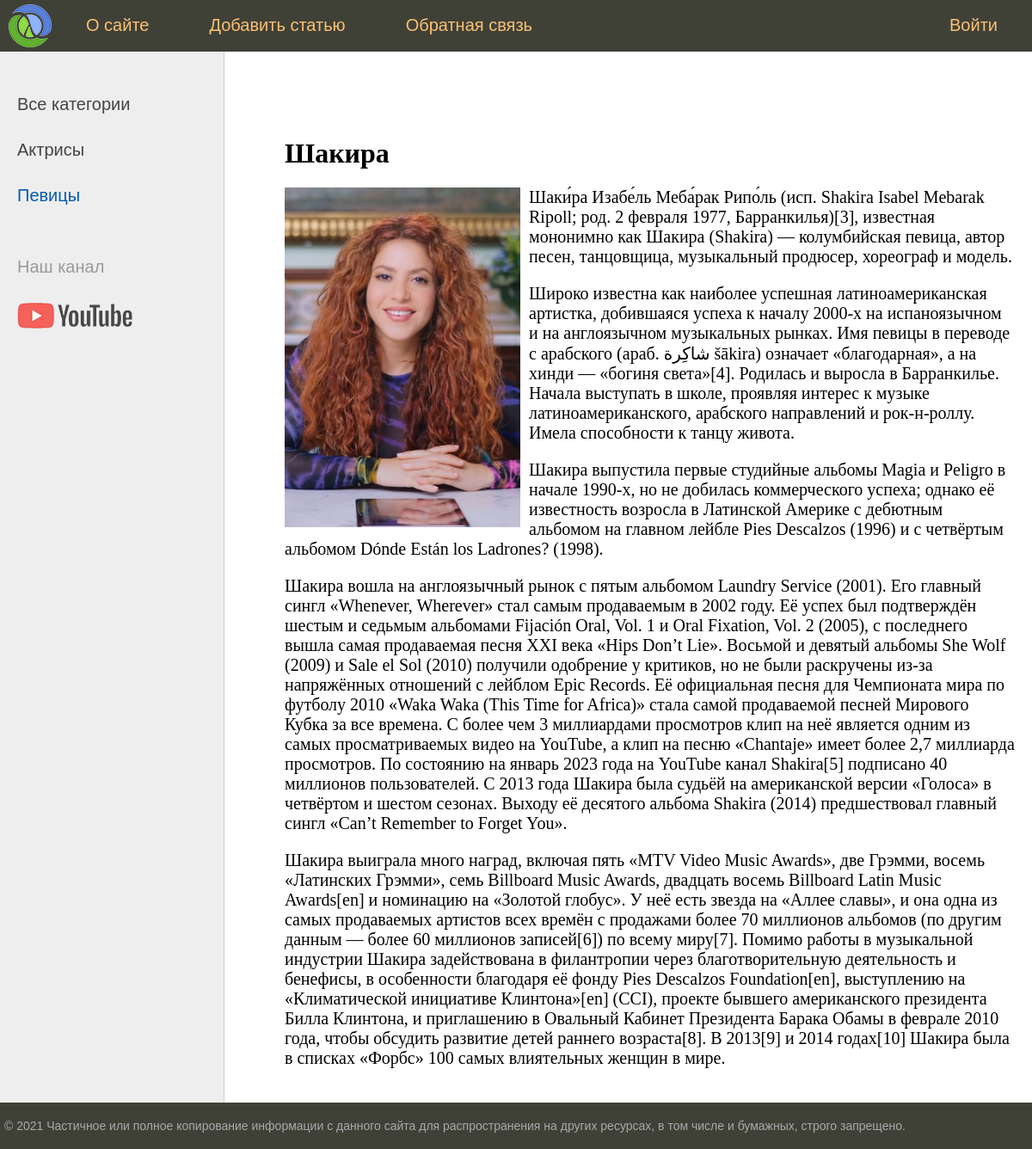
/post/shakira/, run on the app's committed database.
### women/models.py (models this page shows, shortened)
class Category(models.Model):
    name = models.CharField(max_length=100, db_index=True, verbose_name="категория")
    slug = models.SlugField(max_length=255, unique=True, db_index=True, verbose_name="URL")
    def get_absolute_url(self):
        return reverse('category', kwargs={'cat_slug': self.slug})
    class Meta:
        verbose_name = 'категорию'
        verbose_name_plural = 'Категории'
        ordering = ['id']

class Women(models.Model):
    title = models.CharField(max_length=255, verbose_name="Заголовок")
    slug = models.SlugField(max_length=255, unique=True, db_index=True, verbose_name="URL")
    content = models.TextField(blank=True, verbose_name="Текст статьи")
    photo = models.ImageField(upload_to="photos/%Y/%m/%d", verbose_name="Фото")
    time_created = models.DateTimeField(auto_now_add=True, verbose_name="Время создания")
    time_updated = models.DateTimeField(auto_now=True, verbose_name="Время изменения")
    is_published = models.BooleanField(default=True, verbose_name="Публикация")
    cat = models.ForeignKey('Category', on_delete=models.PROTECT, verbose_name="Категория")
    class Meta:
        verbose_name = 'Известные женщины'
        verbose_name_plural = 'Известные женщины'
        ordering = ['-time_created', 'title']

### women/views.py (the view)
# urls.py: path('post/<slug:post_slug>/', show_post, name='post'),
def show_post(request, post_slug):
    post = get_object_or_404(Women, slug=post_slug)
    context = {
        'post': post,
        'menu': menu,
        'title': post.title,
        'cat_selected': post.cat_id,
    }
    return render(request, 'women/post.html', context=context)

### women/templatetags/women_tags.py (called while the page is built)
@register.inclusion_tag('women/list_categories.html')
def show_categories(sort=None, cat_selected=0):
    if not sort:
        cats = Category.objects.all()
    else:
        cats = Category.objects.order_by(sort)
    return {"cats": cats, "cat_selected": cat_selected}

### women/templates/women/post.html
{% extends 'women/base.html' %}
{% block content %}
<h1>{{post.title}}</h1>
{% if post.photo %}
<p><img class="img-article-left" src="{{post.photo.url}}"></p>
{% endif %}
{{post.content|linebreaks}}
{% endblock %}

### women/templates/women/list_categories.html
	{% for c in cats %}
		{% if c.pk == cat_selected %}
		<li class="selected">{{c.name}}</li>
		{% else %}
		<li><a href="{{c.get_absolute_url}}">{{c.name}}</a></li>
		{% endif %}
		{% endfor %}

### women/static/women/css/styles.css (style rules this page uses)
html, body { font-family: 'Arial'; margin: 0; padding: 0; height: 100%; width: 100%; color: #444; }
a { color: #0059b2; text-decoration: none; }
img { max-width: 600px; height: auto; }
img.img-article-left { max-width: 300px; height: auto; float: left; padding: 0 10px 10px 0; }
.left-chapters ul li { margin: 30px 0 0 0; color: #999; }
.left-chapters ul li.selected { color: #0059b2; }
.left-chapters ul li a { color: #444; text-decoration: none; }
.content-text h1 { font-size: 32px; }

### data on the page
Category: name "Актрисы"
Category: name "Певицы"
Women: title "Шакира", photo (picture), content "Шаки́ра Изабе́ль Меба́рак Рипо́ль (исп. Shakira Isabel Mebarak Ripoll; род. 2 февраля 1977, Барранкилья)[3], известная мононимно как Шакира (Shakira) — колумбийская певица, автор песен, танцовщица, музыкальный продюсер, хореограф и модель. Широко известна как наиболее успешная латиноамериканская артистка, добившаяся успеха к началу 2000-х на испаноязычном и на англоязычном музыкальных рынках. Имя певицы в переводе с арабского (араб. شاكِرة‎ šākira) означает «благодарная», а на хинди — «богиня света»[4]. Родилась и выросла в Барранкилье. Начала выступать в школе, проявляя интерес к музыке латиноамериканского, арабского направлений и рок-н-роллу. Имела способности к танцу живота. Шакира…"

### other printed values
{{ m.title }} "О сайте" "Добавить статью" "Обратная связь"
{{ m.title }} "Войти"
